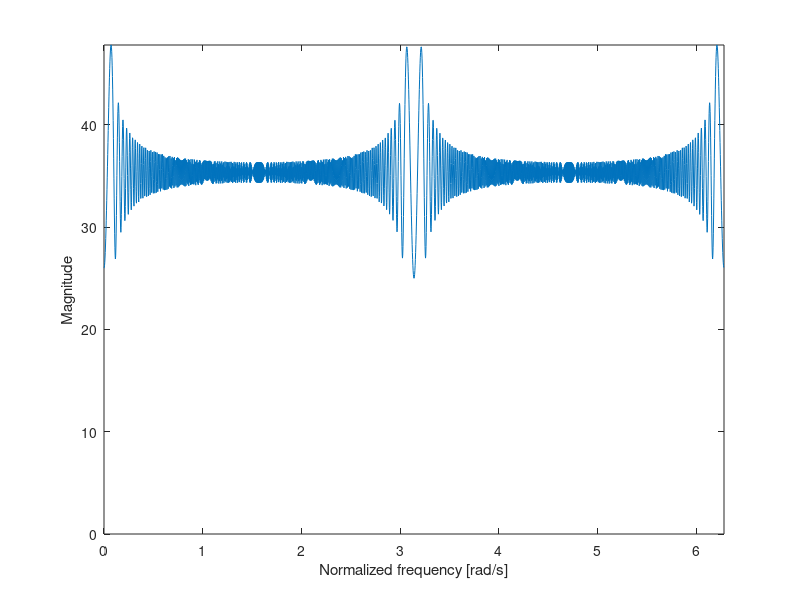

This chart was generated by the following MATLAB code:
n = 0:1:2500;
xn = cos((2*pi*n.*n)/(10000));
xk = fft(xn);
mrxk = abs(xk);
w =(2*pi*n)./2501;
plot(w,mrxk);
xlabel('Normalized frequency [rad/s]');
ylabel('Magnitude');
axis([0 2*pi 0 max(abs(xk))])
